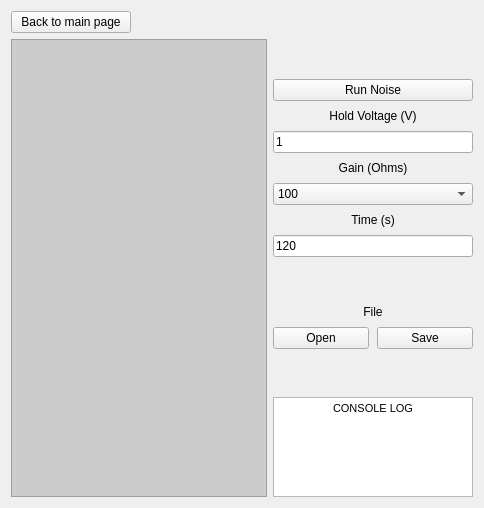
      <widget class="QWidget" name="noise_page">
       <layout class="QGridLayout" name="gridLayout_5">
        <item row="1" column="0">
         <layout class="QHBoxLayout" name="noise_horizontal_layout">
          <item>
           <widget class="QGraphicsView" name="noise_plot_widget_container">
            <property name="autoFillBackground">
             <bool>false</bool>
            </property>
            <property name="styleSheet">
             <string notr="true">background-color:#CCCCCC;</string>
            </property>
           </widget>
          </item>
         </layout>
        </item>
        <item row="0" column="0">
         <widget class="QPushButton" name="noise_to_main_button">
          <property name="maximumSize">
           <size>
            <width>120</width>
            <height>16777215</height>
           </size>
          </property>
          <property name="text">
           <string>Back to main page</string>
          </property>
         </widget>
        </item>
        <item row="1" column="1">
         <layout class="QVBoxLayout" name="noise_parameters_layout">
          <property name="spacing">
           <number>8</number>
          </property>
          <property name="sizeConstraint">
           <enum>QLayout::SetDefaultConstraint</enum>
          </property>
          <property name="rightMargin">
           <number>0</number>
          </property>
          <item>
           <spacer name="noise_upper_spacer">
            <property name="orientation">
             <enum>Qt::Vertical</enum>
            </property>
            <property name="sizeHint" stdset="0">
             <size>
              <width>20</width>
              <height>40</height>
             </size>
            </property>
           </spacer>
          </item>
          <item>
           <widget class="QPushButton" name="run_noise_button">
            <property name="sizePolicy">
             <sizepolicy hsizetype="Ignored" vsizetype="Fixed">
              <horstretch>0</horstretch>
              <verstretch>0</verstretch>
             </sizepolicy>
            </property>
            <property name="text">
             <string>Run Noise</string>
            </property>
           </widget>
          </item>
          <item>
           <widget class="QLabel" name="noise_hold_voltage_label">
            <property name="text">
             <string>&lt;html&gt;&lt;head/&gt;&lt;body&gt;&lt;p align=&quot;center&quot;&gt;Hold Voltage (V)&lt;/p&gt;&lt;/body&gt;&lt;/html&gt;</string>
            </property>
           </widget>
          </item>
          <item>
           <widget class="QLineEdit" name="noise_hold_voltage">
            <property name="sizePolicy">
             <sizepolicy hsizetype="Ignored" vsizetype="Fixed">
              <horstretch>0</horstretch>
              <verstretch>0</verstretch>
             </sizepolicy>
            </property>
            <property name="text">
             <string>1</string>
            </property>
           </widget>
          </item>
          <item>
           <widget class="QLabel" name="noise_gain_label">
            <property name="text">
             <string>&lt;html&gt;&lt;head/&gt;&lt;body&gt;&lt;p align=&quot;center&quot;&gt;Gain (Ohms)&lt;/p&gt;&lt;/body&gt;&lt;/html&gt;</string>
            </property>
           </widget>
          </item>
          <item>
           <widget class="QComboBox" name="noise_gain_combo_box">
            <property name="editable">
             <bool>false</bool>
            </property>
            <property name="currentText">
             <string comment="noise_gain_combo_box">100</string>
            </property>
            <property name="currentIndex">
             <number>0</number>
            </property>
            <property name="maxVisibleItems">
             <number>4</number>
            </property>
            <property name="maxCount">
             <number>100000</number>
            </property>
            <property name="insertPolicy">
             <enum>QComboBox::InsertAtBottom</enum>
            </property>
            <item>
             <property name="text">
              <string>100</string>
             </property>
            </item>
            <item>
             <property name="text">
              <string>1000</string>
             </property>
            </item>
            <item>
             <property name="text">
              <string>10000</string>
             </property>
            </item>
            <item>
             <property name="text">
              <string>100000</string>
             </property>
            </item>
           </widget>
          </item>
          <item>
           <widget class="QLabel" name="noise_time_label">
            <property name="text">
             <string>&lt;html&gt;&lt;head/&gt;&lt;body&gt;&lt;p align=&quot;center&quot;&gt;Time (s)&lt;/p&gt;&lt;/body&gt;&lt;/html&gt;</string>
            </property>
           </widget>
          </item>
          <item>
           <widget class="QLineEdit" name="noise_time">
            <property name="sizePolicy">
             <sizepolicy hsizetype="Ignored" vsizetype="Fixed">
              <horstretch>0</horstretch>
              <verstretch>0</verstretch>
             </sizepolicy>
            </property>
            <property name="text">
             <string>120</string>
            </property>
           </widget>
          </item>
          <item>
           <spacer name="noise_lower_spacer">
            <property name="orientation">
             <enum>Qt::Vertical</enum>
            </property>
            <property name="sizeHint" stdset="0">
             <size>
              <width>20</width>
              <height>40</height>
             </size>
            </property>
           </spacer>
          </item>
          <item>
           <widget class="QLabel" name="noise_file_label">
            <property name="text">
             <string>&lt;html&gt;&lt;head/&gt;&lt;body&gt;&lt;p align=&quot;center&quot;&gt;File&lt;/p&gt;&lt;/body&gt;&lt;/html&gt;</string>
            </property>
           </widget>
          </item>
          <item>
           <layout class="QGridLayout" name="noise_file_layout">
            <item row="0" column="1">
             <widget class="QPushButton" name="noise_save_file_button">
              <property name="text">
               <string>Save</string>
              </property>
             </widget>
            </item>
            <item row="0" column="0">
             <widget class="QPushButton" name="noise_open_file_button">
              <property name="text">
               <string>Open</string>
              </property>
             </widget>
            </item>
           </layout>
          </item>
          <item>
           <spacer name="verticalSpacer_7">
            <property name="orientation">
             <enum>Qt::Vertical</enum>
            </property>
            <property name="sizeHint" stdset="0">
             <size>
              <width>20</width>
              <height>40</height>
             </size>
            </property>
           </spacer>
          </item>
          <item>
           <widget class="QTextEdit" name="noise_console_log">
            <property name="sizePolicy">
             <sizepolicy hsizetype="Minimum" vsizetype="Minimum">
              <horstretch>0</horstretch>
              <verstretch>0</verstretch>
             </sizepolicy>
            </property>
            <property name="maximumSize">
             <size>
              <width>200</width>
              <height>100</height>
             </size>
            </property>
            <property name="readOnly">
             <bool>true</bool>
            </property>
            <property name="html">
             <string>&lt;!DOCTYPE HTML PUBLIC &quot;-//W3C//DTD HTML 4.0//EN&quot; &quot;http://www.w3.org/TR/REC-html40/strict.dtd&quot;&gt;
&lt;html&gt;&lt;head&gt;&lt;meta name=&quot;qrichtext&quot; content=&quot;1&quot; /&gt;&lt;meta charset=&quot;utf-8&quot; /&gt;&lt;style type=&quot;text/css&quot;&gt;
p, li { white-space: pre-wrap; }
hr { height: 1px; border-width: 0; }
li.unchecked::marker { content: &quot;\2610&quot;; }
li.checked::marker { content: &quot;\2612&quot;; }
&lt;/style&gt;&lt;/head&gt;&lt;body style=&quot; font-family:'Segoe UI'; font-size:9pt; font-weight:400; font-style:normal;&quot;&gt;
&lt;p align=&quot;center&quot; style=&quot; margin-top:0px; margin-bottom:0px; margin-left:0px; margin-right:0px; -qt-block-indent:0; text-indent:0px;&quot;&gt;&lt;span style=&quot; font-family:'MS Shell Dlg 2'; font-size:8.25pt;&quot;&gt;CONSOLE LOG&lt;/span&gt;&lt;/p&gt;&lt;/body&gt;&lt;/html&gt;</string>
            </property>
           </widget>
          </item>
         </layout>
        </item>
       </layout>
      </widget>
